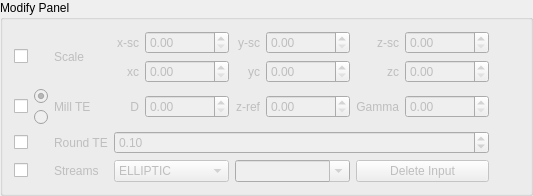
     <widget class="QGroupBox" name="ui_modify_groupbox">
      <property name="toolTip">
       <string/>
      </property>
      <property name="statusTip">
       <string>Modify Options</string>
      </property>
      <property name="title">
       <string>Modify Panel</string>
      </property>
      <layout class="QVBoxLayout" name="ui_modify_groupbox_vl">
       <item>
        <layout class="QGridLayout" name="ui_modify_vl_gl">
         <item row="1" column="8">
          <widget class="QDoubleSpinBox" name="ui_modify_scale_zc_dspn">
           <property name="enabled">
            <bool>false</bool>
           </property>
           <property name="toolTip">
            <string>zc</string>
           </property>
           <property name="statusTip">
            <string>zc component of point C</string>
           </property>
           <property name="maximum">
            <double>199999.989999999990687</double>
           </property>
          </widget>
         </item>
         <item row="6" column="0">
          <widget class="QCheckBox" name="ui_modify_streams_chk">
           <property name="statusTip">
            <string>Enable keyword MODIFY/STREAMS</string>
           </property>
           <property name="text">
            <string/>
           </property>
          </widget>
         </item>
         <item row="6" column="5" colspan="2">
          <widget class="QComboBox" name="ui_modify_streams_input_combo">
           <property name="enabled">
            <bool>false</bool>
           </property>
           <property name="minimumSize">
            <size>
             <width>100</width>
             <height>0</height>
            </size>
           </property>
           <property name="font">
            <font>
             <weight>50</weight>
             <bold>false</bold>
             <strikeout>false</strikeout>
             <kerning>false</kerning>
            </font>
           </property>
           <property name="mouseTracking">
            <bool>false</bool>
           </property>
           <property name="acceptDrops">
            <bool>false</bool>
           </property>
           <property name="statusTip">
            <string>ELLIPTIC: n (int) number of stream surfaces; ORTHOGONAL: multiple entry between 0 and 1 of interior span positions. FILE: *.dat file file containing the stream surfaces</string>
           </property>
           <property name="autoFillBackground">
            <bool>false</bool>
           </property>
           <property name="editable">
            <bool>true</bool>
           </property>
           <property name="maxCount">
            <number>1</number>
           </property>
           <property name="minimumContentsLength">
            <number>0</number>
           </property>
          </widget>
         </item>
         <item row="6" column="7" colspan="2">
          <widget class="QPushButton" name="ui_modify_streams_deleteinput_btn">
           <property name="enabled">
            <bool>false</bool>
           </property>
           <property name="statusTip">
            <string>Remove Input: Delete entries in the combobox next to </string>
           </property>
           <property name="text">
            <string>Delete Input</string>
           </property>
          </widget>
         </item>
         <item row="0" column="4">
          <widget class="QDoubleSpinBox" name="ui_modify_scale_xsc_dspn">
           <property name="enabled">
            <bool>false</bool>
           </property>
           <property name="toolTip">
            <string>xsc</string>
           </property>
           <property name="statusTip">
            <string notr="true">x-sc component of vector valued scale </string>
           </property>
           <property name="maximum">
            <double>199999.989999999990687</double>
           </property>
          </widget>
         </item>
         <item row="0" column="5">
          <widget class="QLabel" name="ui_modify_scale_ysc_lbl">
           <property name="enabled">
            <bool>false</bool>
           </property>
           <property name="statusTip">
            <string/>
           </property>
           <property name="text">
            <string>y-sc</string>
           </property>
           <property name="alignment">
            <set>Qt::AlignRight|Qt::AlignTrailing|Qt::AlignVCenter</set>
           </property>
          </widget>
         </item>
         <item row="1" column="4">
          <widget class="QDoubleSpinBox" name="ui_modify_scale_xc_dspn">
           <property name="enabled">
            <bool>false</bool>
           </property>
           <property name="toolTip">
            <string>xc</string>
           </property>
           <property name="statusTip">
            <string>xc component of point C</string>
           </property>
           <property name="maximum">
            <double>199999.989999999990687</double>
           </property>
          </widget>
         </item>
         <item row="1" column="3">
          <widget class="QLabel" name="ui_modify_scale_xc_lbl">
           <property name="enabled">
            <bool>false</bool>
           </property>
           <property name="statusTip">
            <string/>
           </property>
           <property name="text">
            <string>xc</string>
           </property>
           <property name="alignment">
            <set>Qt::AlignRight|Qt::AlignTrailing|Qt::AlignVCenter</set>
           </property>
          </widget>
         </item>
         <item row="1" column="6">
          <widget class="QDoubleSpinBox" name="ui_modify_scale_yc_dspn">
           <property name="enabled">
            <bool>false</bool>
           </property>
           <property name="toolTip">
            <string>yc</string>
           </property>
           <property name="statusTip">
            <string>yc component of point C</string>
           </property>
           <property name="maximum">
            <double>199999.989999999990687</double>
           </property>
          </widget>
         </item>
         <item row="0" column="6">
          <widget class="QDoubleSpinBox" name="ui_modify_scale_ysc_dspn">
           <property name="enabled">
            <bool>false</bool>
           </property>
           <property name="toolTip">
            <string>ysc</string>
           </property>
           <property name="statusTip">
            <string>ysc component of vector valued scale </string>
           </property>
           <property name="maximum">
            <double>199999.989999999990687</double>
           </property>
          </widget>
         </item>
         <item row="1" column="5">
          <widget class="QLabel" name="ui_modify_scale_yc_lbl">
           <property name="enabled">
            <bool>false</bool>
           </property>
           <property name="statusTip">
            <string/>
           </property>
           <property name="text">
            <string>yc</string>
           </property>
           <property name="alignment">
            <set>Qt::AlignRight|Qt::AlignTrailing|Qt::AlignVCenter</set>
           </property>
          </widget>
         </item>
         <item row="0" column="8">
          <widget class="QDoubleSpinBox" name="ui_modify_scale_zsc_dspn">
           <property name="enabled">
            <bool>false</bool>
           </property>
           <property name="toolTip">
            <string>zsc</string>
           </property>
           <property name="statusTip">
            <string>zsc component of vector valued scale</string>
           </property>
           <property name="maximum">
            <double>199999.989999999990687</double>
           </property>
          </widget>
         </item>
         <item row="2" column="5" rowspan="2">
          <widget class="QLabel" name="ui_modify_te_zref_lbl">
           <property name="enabled">
            <bool>false</bool>
           </property>
           <property name="statusTip">
            <string/>
           </property>
           <property name="text">
            <string>z-ref</string>
           </property>
           <property name="alignment">
            <set>Qt::AlignRight|Qt::AlignTrailing|Qt::AlignVCenter</set>
           </property>
          </widget>
         </item>
         <item row="2" column="3" rowspan="2">
          <widget class="QLabel" name="ui_modify_te_d_lbl">
           <property name="enabled">
            <bool>false</bool>
           </property>
           <property name="statusTip">
            <string/>
           </property>
           <property name="text">
            <string>D</string>
           </property>
           <property name="alignment">
            <set>Qt::AlignRight|Qt::AlignTrailing|Qt::AlignVCenter</set>
           </property>
          </widget>
         </item>
         <item row="2" column="6" rowspan="2">
          <widget class="QDoubleSpinBox" name="ui_modify_te_zref_dspn">
           <property name="enabled">
            <bool>false</bool>
           </property>
           <property name="toolTip">
            <string>yc</string>
           </property>
           <property name="statusTip">
            <string>z-ref coord:  surface of revolution created by the line in the meridional plane defined by the point (z-ref, D/2) with angle gamma.</string>
           </property>
           <property name="maximum">
            <double>199999.989999999990687</double>
           </property>
          </widget>
         </item>
         <item row="2" column="4" rowspan="2">
          <widget class="QDoubleSpinBox" name="ui_modify_te_d_dspn">
           <property name="enabled">
            <bool>false</bool>
           </property>
           <property name="toolTip">
            <string/>
           </property>
           <property name="statusTip">
            <string>D coord: surface of revolution created by the line in the meridional plane defined by the point (z-ref, D/2) with angle gamma.</string>
           </property>
           <property name="maximum">
            <double>199999.989999999990687</double>
           </property>
          </widget>
         </item>
         <item row="3" column="1">
          <widget class="QRadioButton" name="ui_modify_te_ibl_rbtn">
           <property name="enabled">
            <bool>false</bool>
           </property>
           <property name="statusTip">
            <string>MODIFY/TE/IBL - diameter, z-reference and gamma angled are read from the ibl-file. Therefore, this keyword can only be used when the geometry is defined with READ/IBL or READ/IBL2</string>
           </property>
           <property name="text">
            <string/>
           </property>
          </widget>
         </item>
         <item row="2" column="7" rowspan="2">
          <widget class="QLabel" name="ui_modify_te_gamma_lbl">
           <property name="enabled">
            <bool>false</bool>
           </property>
           <property name="statusTip">
            <string/>
           </property>
           <property name="text">
            <string>Gamma</string>
           </property>
           <property name="alignment">
            <set>Qt::AlignRight|Qt::AlignTrailing|Qt::AlignVCenter</set>
           </property>
          </widget>
         </item>
         <item row="2" column="0" rowspan="2">
          <widget class="QCheckBox" name="ui_modify_te_chk">
           <property name="statusTip">
            <string>Enable keyword MODIFY/TE</string>
           </property>
           <property name="text">
            <string/>
           </property>
          </widget>
         </item>
         <item row="2" column="1">
          <widget class="QRadioButton" name="ui_modify_te_rbtn">
           <property name="enabled">
            <bool>false</bool>
           </property>
           <property name="statusTip">
            <string>MODIFY/TE</string>
           </property>
           <property name="text">
            <string/>
           </property>
           <property name="checked">
            <bool>true</bool>
           </property>
          </widget>
         </item>
         <item row="1" column="7">
          <widget class="QLabel" name="ui_modify_scale_zc_lbl">
           <property name="enabled">
            <bool>false</bool>
           </property>
           <property name="statusTip">
            <string/>
           </property>
           <property name="text">
            <string>zc</string>
           </property>
           <property name="alignment">
            <set>Qt::AlignRight|Qt::AlignTrailing|Qt::AlignVCenter</set>
           </property>
          </widget>
         </item>
         <item row="0" column="7">
          <widget class="QLabel" name="ui_modify_scale_zsc_lbl">
           <property name="enabled">
            <bool>false</bool>
           </property>
           <property name="statusTip">
            <string/>
           </property>
           <property name="text">
            <string>z-sc</string>
           </property>
           <property name="alignment">
            <set>Qt::AlignRight|Qt::AlignTrailing|Qt::AlignVCenter</set>
           </property>
          </widget>
         </item>
         <item row="2" column="8" rowspan="2">
          <widget class="QDoubleSpinBox" name="ui_modify_te_gamma_dspn">
           <property name="enabled">
            <bool>false</bool>
           </property>
           <property name="toolTip">
            <string>zc</string>
           </property>
           <property name="statusTip">
            <string>Gamma:  surface of revolution created by the line in the meridional plane defined by the point (z-ref, D/2) with angle gamma.</string>
           </property>
           <property name="maximum">
            <double>199999.989999999990687</double>
           </property>
          </widget>
         </item>
         <item row="0" column="0" rowspan="2">
          <widget class="QCheckBox" name="ui_modify_scale_chk">
           <property name="statusTip">
            <string>Enable keyword MODIFY/SCALE</string>
           </property>
           <property name="text">
            <string/>
           </property>
          </widget>
         </item>
         <item row="6" column="2">
          <widget class="QLabel" name="ui_modify_streams_lbl">
           <property name="enabled">
            <bool>false</bool>
           </property>
           <property name="statusTip">
            <string>Command: MODIFY/STREAMS - This keyword will re-create the blade geometry based on new section profiles created on new stream surfaces</string>
           </property>
           <property name="text">
            <string>Streams</string>
           </property>
          </widget>
         </item>
         <item row="0" column="2" rowspan="2">
          <widget class="QLabel" name="ui_modify_scale_lbl">
           <property name="enabled">
            <bool>false</bool>
           </property>
           <property name="statusTip">
            <string>Command: MODIFY/SCALE - This keyword will scale the geometry with the vector valued scale factor f = (x-sc, y-sc, z-sc) with respect to a point C = (xc, yc, zc)</string>
           </property>
           <property name="text">
            <string>Scale</string>
           </property>
          </widget>
         </item>
         <item row="0" column="3">
          <widget class="QLabel" name="ui_modify_scale_xsc_lbl">
           <property name="enabled">
            <bool>false</bool>
           </property>
           <property name="statusTip">
            <string/>
           </property>
           <property name="text">
            <string>x-sc</string>
           </property>
           <property name="alignment">
            <set>Qt::AlignRight|Qt::AlignTrailing|Qt::AlignVCenter</set>
           </property>
          </widget>
         </item>
         <item row="6" column="3" colspan="2">
          <widget class="QComboBox" name="ui_modify_streams_opt_combo">
           <property name="enabled">
            <bool>false</bool>
           </property>
           <property name="maximumSize">
            <size>
             <width>16777215</width>
             <height>16777215</height>
            </size>
           </property>
           <property name="statusTip">
            <string>Method: ELLIPTIC - constant span positions based on elliptic grid; ORTHOGONAL - constant span positions based on orthogonal grid; FILE - arbitrary stream surfaces read from file</string>
           </property>
           <item>
            <property name="text">
             <string>ELLIPTIC</string>
            </property>
           </item>
           <item>
            <property name="text">
             <string>ORTHOGONAL</string>
            </property>
           </item>
           <item>
            <property name="text">
             <string>FILE</string>
            </property>
           </item>
          </widget>
         </item>
         <item row="2" column="9" rowspan="2">
          <widget class="QToolButton" name="ui_modify_te_help_btn">
           <property name="statusTip">
            <string>Help: Display the figure for Trailing edge milling parameters details</string>
           </property>
           <property name="text">
            <string/>
           </property>
           <property name="icon">
            <iconset>
             <normaloff>../../../.designer/backup/icons/bladepro/help.svg</normaloff>../../../.designer/backup/icons/bladepro/help.svg</iconset>
           </property>
           <property name="autoRaise">
            <bool>true</bool>
           </property>
          </widget>
         </item>
         <item row="5" column="0">
          <widget class="QCheckBox" name="ui_modify_te_round_chk">
           <property name="statusTip">
            <string>Enable keyword MODIFY/STREAMS</string>
           </property>
           <property name="text">
            <string/>
           </property>
          </widget>
         </item>
         <item row="5" column="3" colspan="6">
          <widget class="QDoubleSpinBox" name="ui_modify_te_round_dpsn">
           <property name="enabled">
            <bool>false</bool>
           </property>
           <property name="statusTip">
            <string>field: (TODO)</string>
           </property>
           <property name="minimum">
            <double>0.010000000000000</double>
           </property>
           <property name="maximum">
            <double>1.000000000000000</double>
           </property>
           <property name="singleStep">
            <double>0.200000000000000</double>
           </property>
           <property name="value">
            <double>0.100000000000000</double>
           </property>
          </widget>
         </item>
         <item row="5" column="2">
          <widget class="QLabel" name="ui_modify_te_round_lbl">
           <property name="enabled">
            <bool>false</bool>
           </property>
           <property name="statusTip">
            <string>Command: MODIFY/TE/ROUND - This keyword will round the trailing edge (TODO)</string>
           </property>
           <property name="text">
            <string>Round TE</string>
           </property>
          </widget>
         </item>
         <item row="2" column="2" rowspan="2">
          <widget class="QLabel" name="ui_modify_te">
           <property name="enabled">
            <bool>false</bool>
           </property>
           <property name="statusTip">
            <string>Command: MODIFY/TE or MODIFY/TE/IBL - This keyword will do a milling operation on the geometry by cutting the blade geometry</string>
           </property>
           <property name="text">
            <string>Mill TE</string>
           </property>
          </widget>
         </item>
        </layout>
       </item>
      </layout>
     </widget>
